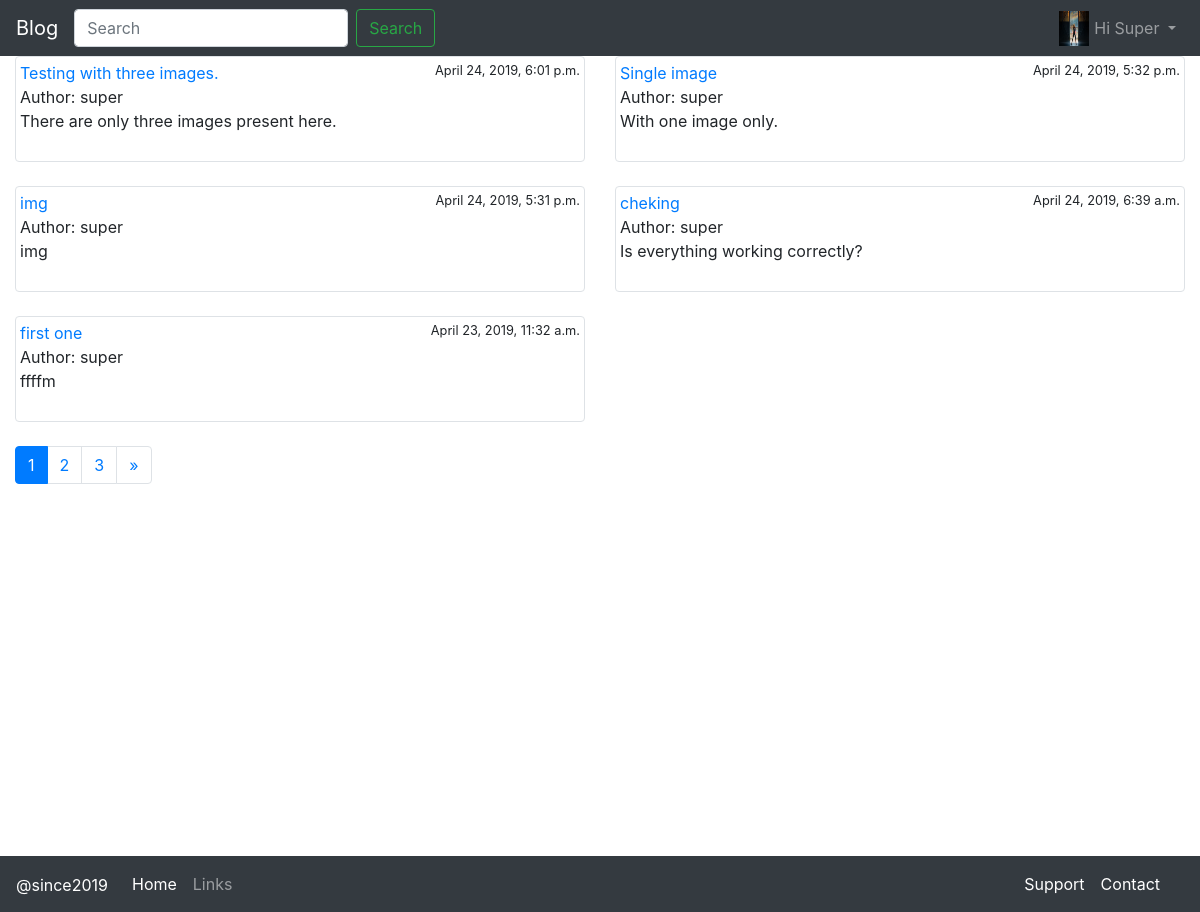
The app's page / (signed in) with its own data.
### blog/models.py (models this page shows, shortened)
class Profile(models.Model):
    user = models.OneToOneField(User, on_delete=models.CASCADE)
    dob = models.DateField(null=True,blank=True)
    photo = models.ImageField(null=True,blank=True)

class Post(models.Model):
    objects = models.Manager() #default
    published = PublishedManager()  #Our Custom Model Manager
    STATUS_CHOICES=(
        ('draft','Draft'),
        ('published','Published'),
    )
    title     = models.CharField(max_length=150)
    slug      = models.SlugField(max_length=120)
    author    = models.ForeignKey(User,related_name='blog_posts',on_delete=models.CASCADE)
    body      = models.TextField()
    likes     = models.ManyToManyField(User,related_name='likes',blank=True)
    created   = models.DateTimeField(auto_now_add=True)
    updated   = models.DateTimeField(auto_now=True)
    status    = models.CharField(max_length=10,choices=STATUS_CHOICES,default='draft')
    restrict_comment = models.BooleanField(default=False)
    favourite = models.ManyToManyField(User,related_name='favourite',blank=True)
    def get_absolute_url(self):
        return reverse('blog:post_detail',args=[self.id,self.slug])

### blog/views.py (the view)
# urls.py: path('',views.post_list,name='post_list'),
def post_list(request):
    post_list = Post.objects.all().order_by('-id')  #objects
    query = request.GET.get('q')
    if query:
        post_list = Post.published.filter(
        Q(title__icontains=query)|
        Q(author__username=query)|
        Q(body__icontains=query)
        )
    paginator = Paginator(post_list,5)
    page = request.GET.get('page')
    try:
        posts = paginator.page(page)
    except PageNotAnInteger:
        posts = paginator.page(1)
    except EmptyPage:
        posts = paginator.page(paginator.num_pages)
    if page is None:
        start_index = 0
        end_index = 7
    else:
        (start_index, end_index) = proper_pagination(posts, index=4)
    page_range = list(paginator.page_range)[start_index:end_index]
    context = {
        'posts':posts,
        'page_range':page_range,
    }
    return render(request,'blog/post_list.html',context)

### templates/blog/post_list.html (shortened to what this page needs)
{% extends 'blog/base.html' %}
{% block content %}
<div class="row">
  {% for p in posts %}
  <div class="col-md-6">
    <div class="img-thumbnail">
       <a href="{{p.get_absolute_url}}">{{ p.title }}</a><small style='float:right'>{{p.created}}</small><br>
      Author: {{ p.author }}<br>
      {{ p.body }}
      <br><br>
    </div>
    <br>
  </div>
  {% empty %}
  <h3>There is no match for "{{ request.GET.q}}" here.</h3>
    {% endfor %}
</div>
<ul class="pagination">
  {% for p in page_range %}
  {% if posts.number == p %}
    <li class="page-item active">
    <a href="?page={{ p }}" class="page-link">{{ p }}</a>
  </li>
  {% else %}
  <li class="page-item ">
  <a href="?page={{ p }}" class="page-link">{{ p }}</a>
</li>
  {% endif%}
  {% endfor %}
  {% if posts.has_next %}
  <li class="page-item">
    <a href="?page={{ posts.next_page_number }}" class="page-link">&raquo;</a>
  </li>
  {% endif%}
</ul>
{% endblock %}

### templates/blog/navbar.html (shortened to what this page needs)
<nav class="navbar navbar-expand-lg navbar-dark bg-dark">
<a class="navbar-brand" href="{% url 'post_list' %}">Blog</a>
<div class="collapse navbar-collapse" id="navbarSupportedContent">
  <ul class="navbar-nav mr-auto">
    <form class="form-inline my-2 my-lg-0" action='{% url 'post_list' %}'>
      <input class="form-control mr-sm-2" type="search" placeholder="Search" aria-label="Search" name='q'>
      <button class="btn btn-outline-success my-2 my-sm-0" type="submit">Search</button>
    </form>
  </ul>
  <ul class="navbar-nav">
    {% if request.user.is_authenticated %}
    <li class="nav-item dropdown">
      <a class="nav-link dropdown-toggle" href="#" id="navbarDropdown" role="button" data-toggle="dropdown" aria-haspopup="true" aria-expanded="false">
        {% if request.user.profile.photo %}
          <img src="{{ request.user.profile.photo.url }}" alt="" class="navbar-img">
        {% else %}
          <img src="/media/default-avatar.png" alt="" class="navbar-img">
        {% endif %}
        <span>Hi {{ request.user|capfirst }}</span>
      </a>
    </li>
    {% else %}
    <li class="nav-item">
      <a href="{% url 'user_login' %}" class="nav-link">Login</a>
    </li>
    {% endif %}
  </ul>
</div>
</nav>

### static/blog/style.css (style rules this page uses)
html { position: relative; min-height: 100%; }
body { font-family: 'Lucida Casual','Comic Sens MS'; margin-bottom: 450px; }
.navbar-img { width: 30px; height: 35px; float: left; background-size: auto 100%; margin-top: -5px; margin-right: 5px; }

### records on screen
Post: title "Testing with three images.", created "April 24, 2019, 6:01 p.m.", author "super", body "There are only three images present here."
Post: title "Single image", created "April 24, 2019, 5:32 p.m.", author "super", body "With one image only."
Post: title "img", created "April 24, 2019, 5:31 p.m.", author "super", body "img"
Post: title "cheking", created "April 24, 2019, 6:39 a.m.", author "super", body "Is everything working correctly?"
Post: title "first one", created "April 23, 2019, 11:32 a.m.", author "super", body "ffffm"

### other values on screen
{{ request.user|capfirst }} "Super"
{{ p }} "1"
{{ p }} "2" "3"
